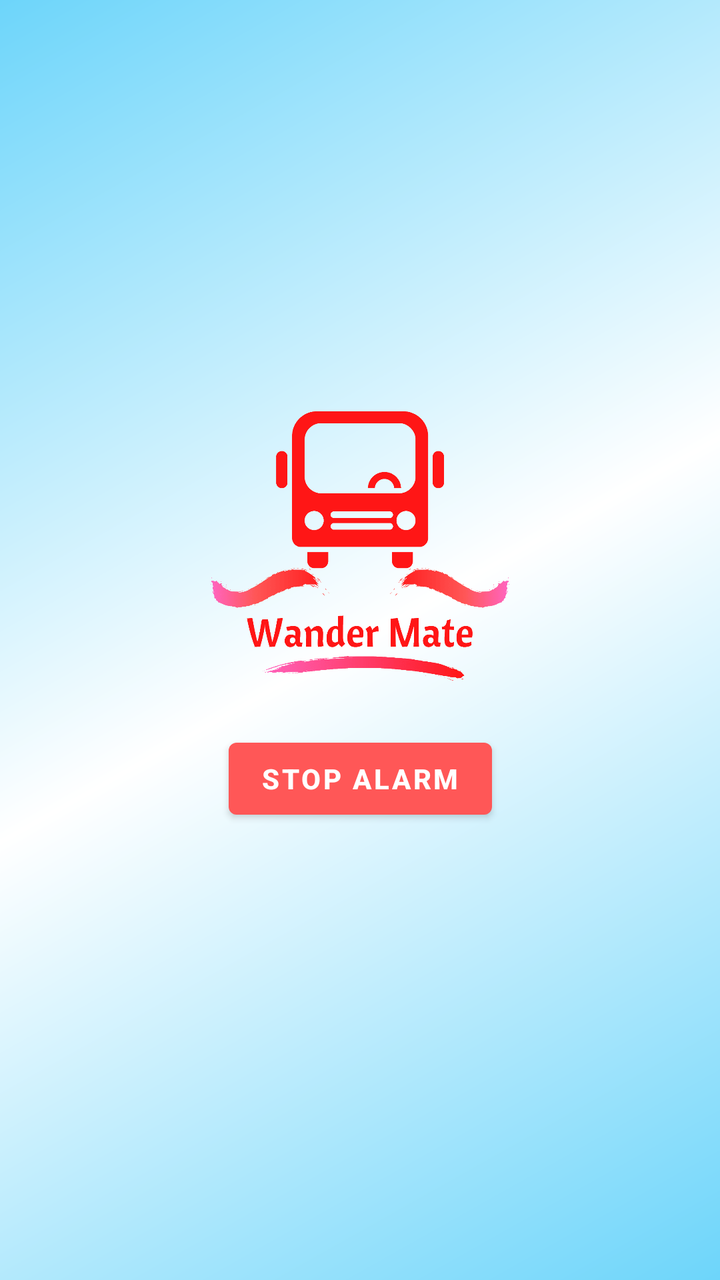
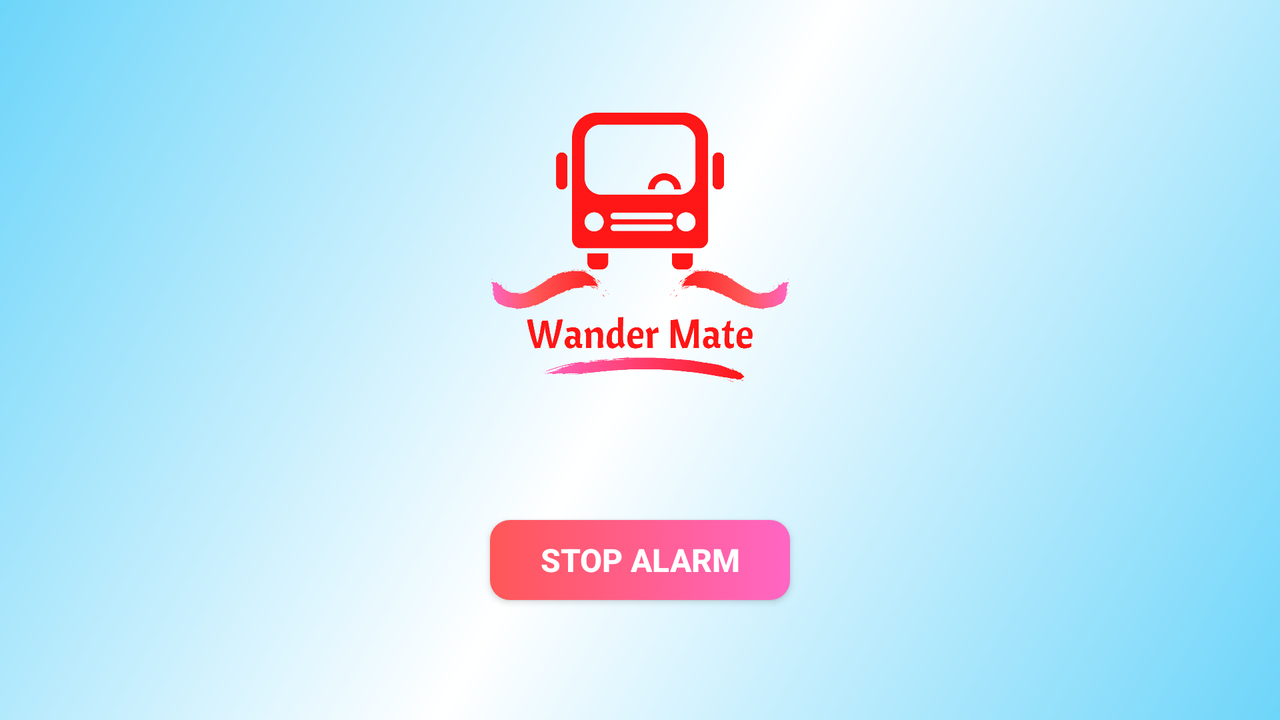

An Android layout and its configuration variant, each rendered on a device that would load it. The default file and the variant file are quoted in full after the pictures.
<!-- AndroidManifest.xml: application theme AppTheme -->
<!-- res/layout/activity_stop_alarm.xml -->
<?xml version="1.0" encoding="utf-8"?>
<androidx.constraintlayout.widget.ConstraintLayout xmlns:android="http://schemas.android.com/apk/res/android"
    xmlns:app="http://schemas.android.com/apk/res-auto"
    xmlns:tools="http://schemas.android.com/tools"
    android:layout_width="match_parent"
    android:layout_height="match_parent"
    android:background="@drawable/gradient_center"
    tools:context=".StopAlarmActivity">

    <ImageView
        android:id="@+id/logo"
        android:layout_width="150dp"
        android:layout_height="150dp"
        app:layout_constraintBottom_toBottomOf="parent"
        app:layout_constraintEnd_toEndOf="parent"
        app:layout_constraintStart_toStartOf="parent"
        app:layout_constraintTop_toTopOf="parent"
        app:layout_constraintVertical_bias="0.407"
        app:srcCompat="@mipmap/wander_mate" />

    <Button
        android:id="@+id/btnStop"
        android:layout_width="wrap_content"
        android:layout_height="wrap_content"
        android:layout_marginTop="16dp"
        android:text="Stop Alarm"
        android:textStyle="bold"
        app:layout_constraintEnd_toEndOf="parent"
        app:layout_constraintStart_toStartOf="parent"
        app:layout_constraintTop_toBottomOf="@+id/logo" />


</androidx.constraintlayout.widget.ConstraintLayout>
<!-- resources referenced by this layout -->
<resources>
  <!-- drawable gradient_center (drawable-v24) -->
  <?xml version="1.0" encoding="utf-8"?>
  <shape xmlns:android="http://schemas.android.com/apk/res/android"
      android:shape="rectangle">
  
      <gradient
          android:angle="135"
          android:centerColor="@color/colorEnd"
          android:endColor="@color/colorStart"
          android:startColor="@color/colorCenter"
          android:type="linear" />
  
  </shape>
  <!-- mipmap wander_mate: png bitmap (mipmap-xxxhdpi, 89269 bytes) -->
  <style name="AppTheme" parent="Theme.MaterialComponents.Light.NoActionBar">
          
          <item name="colorPrimary">#FF5757</item>
          <item name="colorPrimaryDark">@color/colorTransparent</item>
          <item name="colorAccent">#FF66C4</item>
          <item name="android:windowFullscreen">true</item>
      </style>
  <color name="colorEnd">#FFFFFF</color>
  <color name="colorStart">#6DD5FA</color>
  <color name="colorCenter">#6DD5FA</color>
  <color name="colorTransparent">#00FFFFFF</color>
</resources>
<!-- res/layout-land/activity_stop_alarm.xml (the repository's variant of the layout above) -->
<!-- drawn on the phone turned sideways -->
<?xml version="1.0" encoding="utf-8"?>
<androidx.constraintlayout.widget.ConstraintLayout xmlns:android="http://schemas.android.com/apk/res/android"
    xmlns:app="http://schemas.android.com/apk/res-auto"
    xmlns:tools="http://schemas.android.com/tools"
    android:layout_width="match_parent"
    android:layout_height="match_parent"
    android:background="@drawable/gradient_center"
    tools:context=".StopAlarmActivity">

    <ImageView
        android:id="@+id/logo"
        android:layout_width="150dp"
        android:layout_height="150dp"
        android:layout_marginTop="50dp"
        app:layout_constraintEnd_toEndOf="parent"
        app:layout_constraintStart_toStartOf="parent"
        app:layout_constraintTop_toTopOf="parent"
        app:srcCompat="@mipmap/wander_mate" />

    <androidx.appcompat.widget.AppCompatButton
        android:id="@+id/btnStop"
        android:layout_width="150dp"
        android:layout_height="40dp"
        android:background="@drawable/custom_button"
        android:text="Stop Alarm"
        android:textColor="#FFFFFF"
        android:textSize="16sp"
        android:textStyle="bold"
        app:layout_constraintBottom_toBottomOf="parent"
        app:layout_constraintEnd_toEndOf="@+id/logo"
        app:layout_constraintStart_toStartOf="@+id/logo"
        app:layout_constraintTop_toBottomOf="@+id/logo" />


</androidx.constraintlayout.widget.ConstraintLayout>
<!-- resources referenced by the variant -->
<!-- as the phone turned sideways resolves them -->
<resources>
  <!-- drawable custom_button (drawable) -->
  <?xml version="1.0" encoding="utf-8"?>
  <selector xmlns:android="http://schemas.android.com/apk/res/android">
      <item android:state_enabled="true">
          <shape android:shape="rectangle">
              <gradient
                  android:startColor="@color/colorAccent"
                  android:endColor="@color/colorPrimary"
                  android:type="linear"
                  android:angle="180"/>
              <corners android:radius="10dp"/>
          </shape>
      </item>
      <item android:state_enabled="false">
          <shape android:shape="rectangle">
              <gradient
                  android:startColor="#859398"
                  android:endColor="#283048"
                  android:type="linear"
                  android:angle="180"/>
              <corners android:radius="10dp"/>
          </shape>
      </item>
  </selector>
  <!-- drawable gradient_center (drawable-v24) -->
  <?xml version="1.0" encoding="utf-8"?>
  <shape xmlns:android="http://schemas.android.com/apk/res/android"
      android:shape="rectangle">
  
      <gradient
          android:angle="135"
          android:centerColor="@color/colorEnd"
          android:endColor="@color/colorStart"
          android:startColor="@color/colorCenter"
          android:type="linear" />
  
  </shape>
  <!-- mipmap wander_mate: png bitmap (mipmap-xxxhdpi, 89269 bytes) -->
  <style name="AppTheme" parent="Theme.MaterialComponents.Light.NoActionBar">
          
          <item name="colorPrimary">#FF5757</item>
          <item name="colorPrimaryDark">@color/colorTransparent</item>
          <item name="colorAccent">#FF66C4</item>
          <item name="android:windowFullscreen">true</item>
      </style>
  <color name="colorAccent">#FF66C4</color>
  <color name="colorPrimary">#FF5757</color>
  <color name="colorEnd">#FFFFFF</color>
  <color name="colorStart">#6DD5FA</color>
  <color name="colorCenter">#6DD5FA</color>
  <color name="colorTransparent">#00FFFFFF</color>
</resources>
